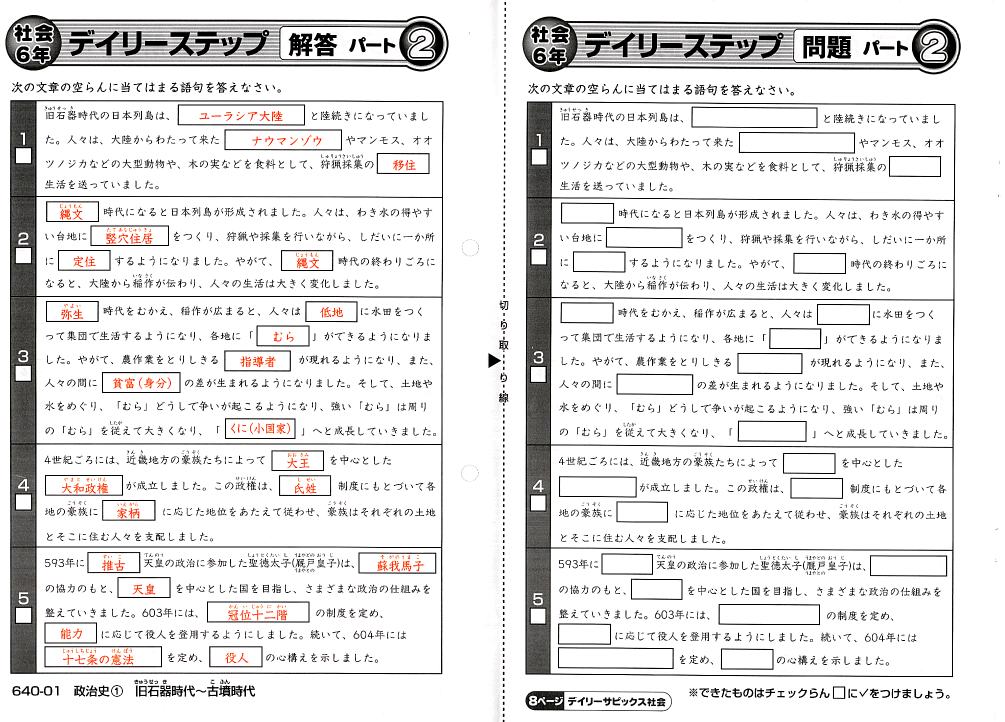
#> input picture data/shakai-01/pages/page10.png, 2010 x 1443 px (shown at 1/2 size)
$ python -i process_pages.py   (imports and definitions only)
#> lines starting #> are read from the running program, lines starting #| are printed output that depends on the picture
#> further down, picture is the input picture: PIL image 2010x1443 RGB; mean R, G, B 228.4, 227.3, 226.9
"""
PDF問題集のオレンジ文字を検出し、マスク画像と座標データを生成するスクリプト。

マルチクイズ対応:
- data/{quiz_id}/pages/ に画像とregions.jsonを出力
- split/data/{quiz_id}/pages/ に左右分割版を出力
- quizzes.json（トップレベル）にクイズ一覧を更新

使い方:
  python3 process_pages.py --pdf ~/Downloads/XXX.pdf --quiz-id 630-02 --title "630-02 植物の働き①"
  python3 process_pages.py --pdf ~/Downloads/XXX.pdf --quiz-id 630-02 --title "630-02 植物の働き①" --skip-cover
"""

import argparse
import json
import os
import re
import numpy as np
from PIL import Image, ImageEnhance, ImageFilter
import fitz  # PyMuPDF

BASE_DIR = os.path.dirname(__file__)

# オレンジ検出パラメータ
BLOCK_SIZE = 5         # ピクセルをブロック単位でグループ化（小さい＝細かく分離）
DILATE_BLOCKS = 2      # 隣接ブロックをマージするための膨張量（同一単語内の文字をつなげる）
PADDING = 3            # 領域のパディング（ピクセル）
MIN_REGION_SIZE = 12   # これより小さい領域はノイズとしてスキップ
LINE_Y_TOLERANCE = 20  # この範囲内の領域は「同じ行」として左→右でソート


# [128 lines left out: functions detect_orange_mask, find_regions, dilate_mask, create_masked_image, not called in this run]


def enhance_image(img):
    """スキャン画像のコントラストとシャープネスを向上させて可読性を上げる"""
    img = ImageEnhance.Contrast(img).enhance(1.65)
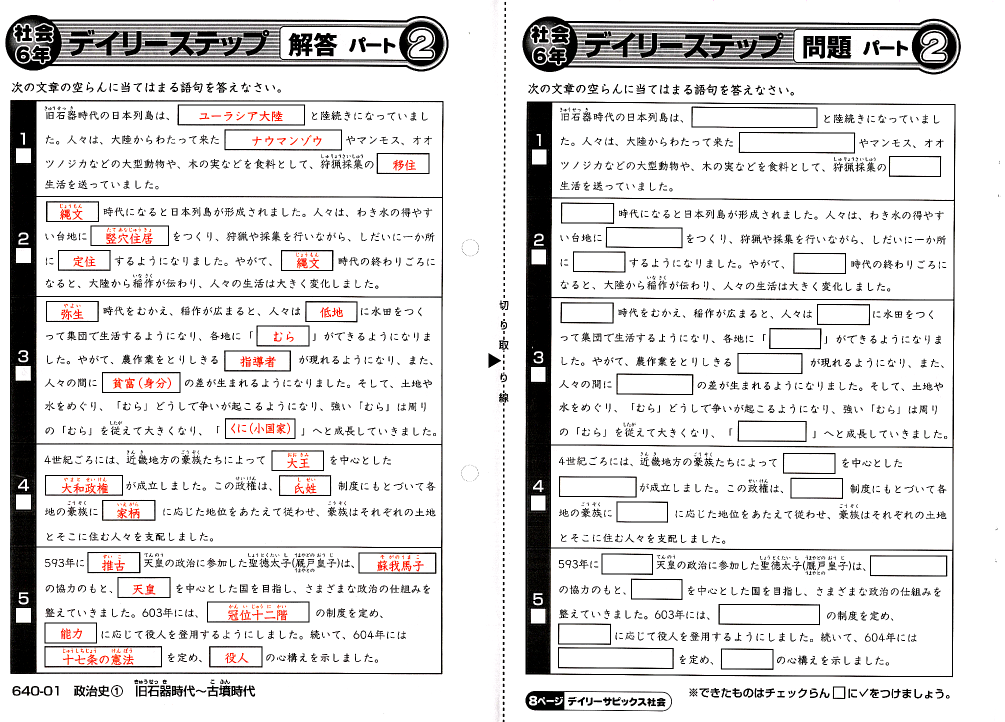
#> img: PIL image 2010x1443 RGB (shown at 1/2 size); mean R, G, B 223.4, 222.2, 222
    img = ImageEnhance.Sharpness(img).enhance(2.1)
    img = img.filter(ImageFilter.UnsharpMask(radius=1.5, percent=75, threshold=2))
    return img


# [107 lines left out: functions find_gray_labels, merge_regions_in_bubbles, auto_crop, not called in this run]


def auto_rotate(img):
    """スキャンPDFを日本語横書きとして読めるよう90°時計回りに回転"""
    return img.transpose(Image.ROTATE_270)


# [217 lines left out: functions extract_title_from_pdf, get_quiz_id_from_title, update_quizzes_json, process_pdf, generate_split_pages, not called in this run]


# [27 lines not run here, left out]

>>> from PIL import Image
>>> picture = Image.open('data/shakai-01/pages/page10.png')
>>> result = enhance_image(picture)

$ run again, on data/shakai-01/pages/page14.png
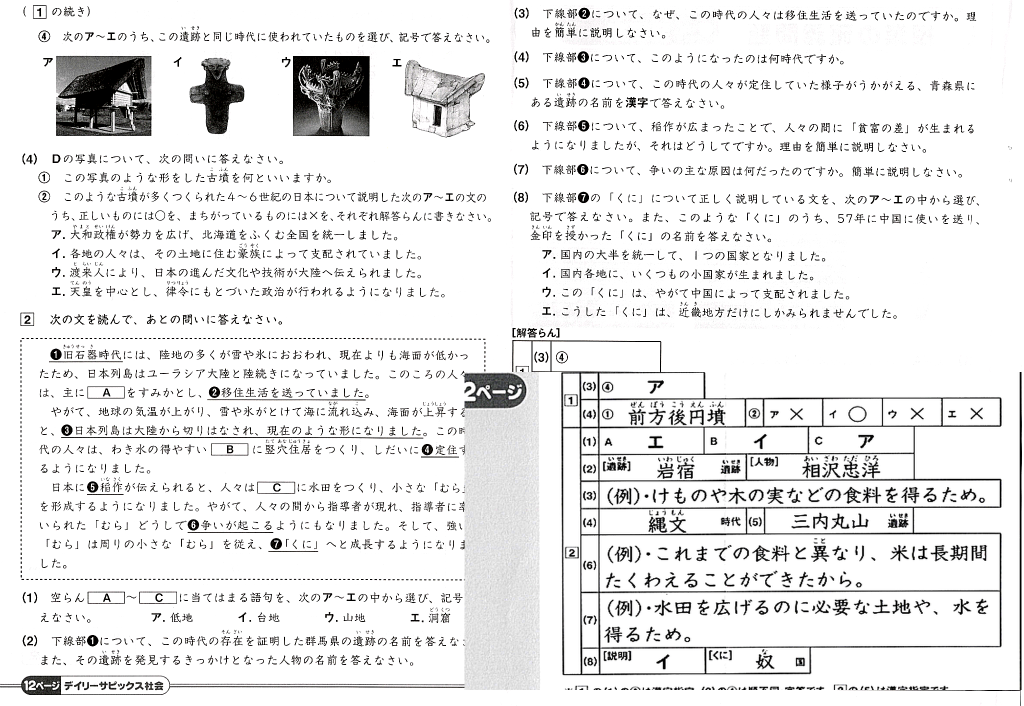
#> input picture data/shakai-01/pages/page14.png, 2047 x 1412 px (shown at 1/2 size)
#> picture is the input picture: PIL image 2047x1412 RGB; mean R, G, B 233.4, 233.3, 233.2
#> in enhance_image, `img = ImageEnhance.Contrast(img).enhance(1.65)`:
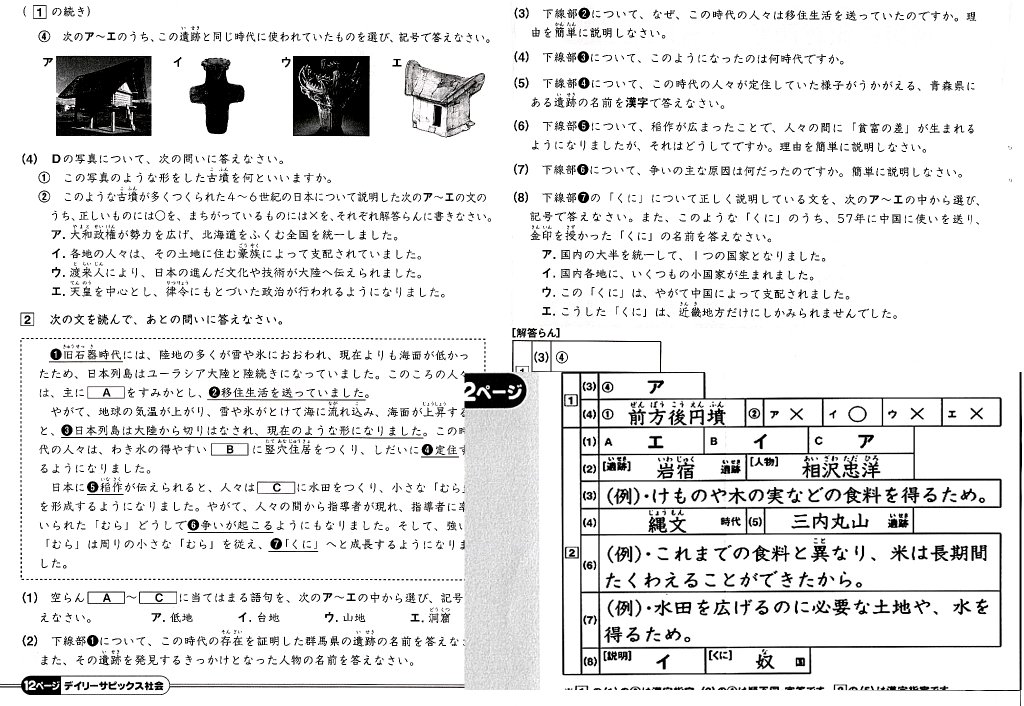
#> img: PIL image 2047x1412 RGB (shown at 1/2 size); mean R, G, B 229.6, 229.5, 229.5

$ run again, on data/shakai-01/pages/page15.png
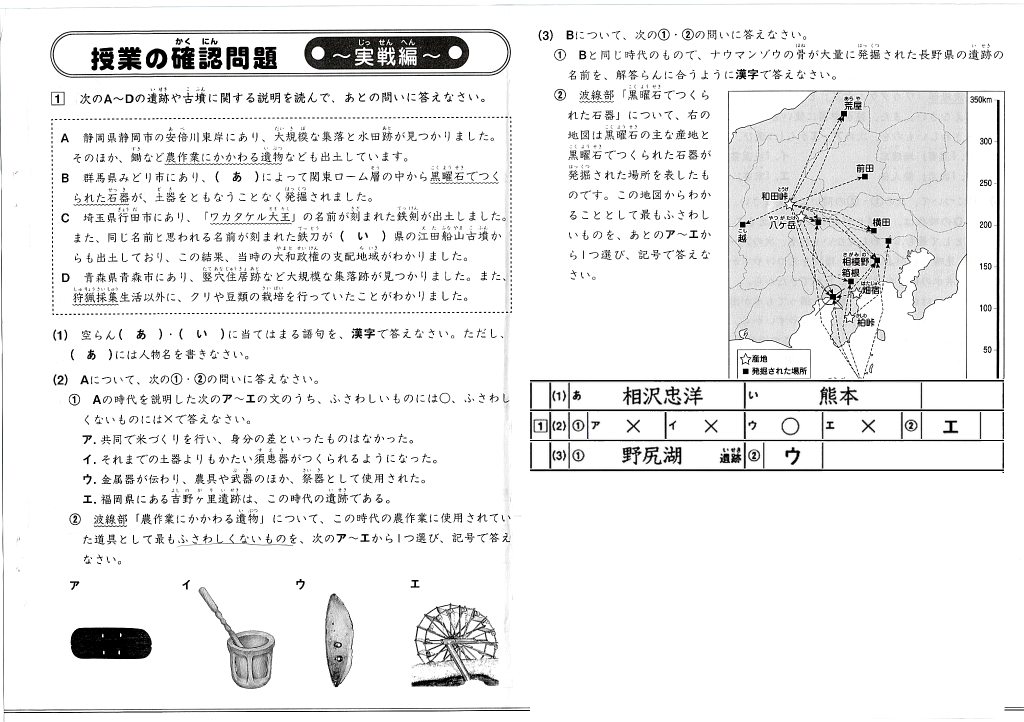
#> input picture data/shakai-01/pages/page15.png, 2048 x 1443 px (shown at 1/2 size)
#> picture is the input picture: PIL image 2048x1443 RGB; mean R, G, B 237.4, 237.4, 237.4
#> in enhance_image, `img = ImageEnhance.Contrast(img).enhance(1.65)`:
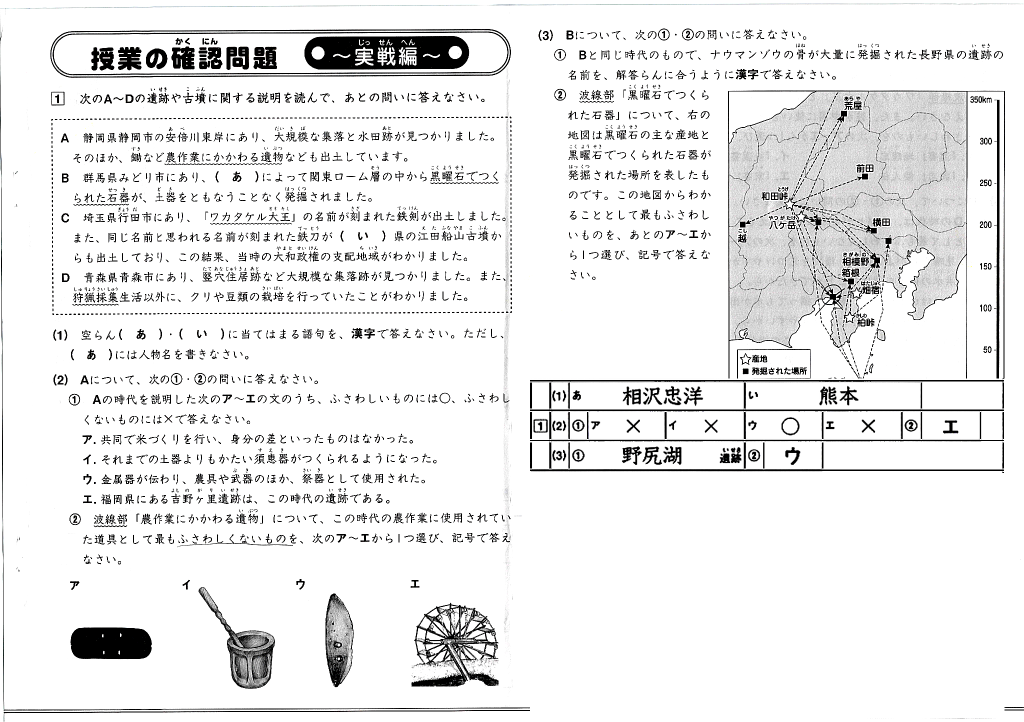
#> img: PIL image 2048x1443 RGB (shown at 1/2 size); mean R, G, B 234.5, 234.5, 234.5

$ run again, on data/shakai-01/pages/page16.png
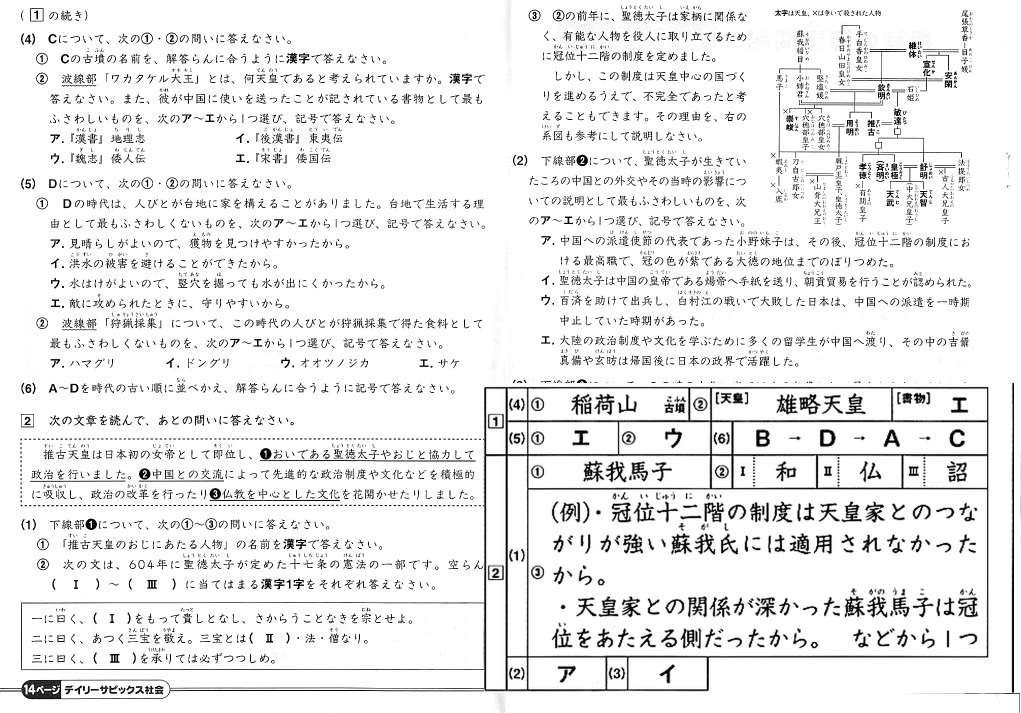
#> input picture data/shakai-01/pages/page16.png, 2042 x 1425 px (shown at 1/2 size)
#> picture is the input picture: PIL image 2042x1425 RGB; mean R, G, B 236.4, 236.2, 236.2
#> in enhance_image, `img = ImageEnhance.Contrast(img).enhance(1.65)`:
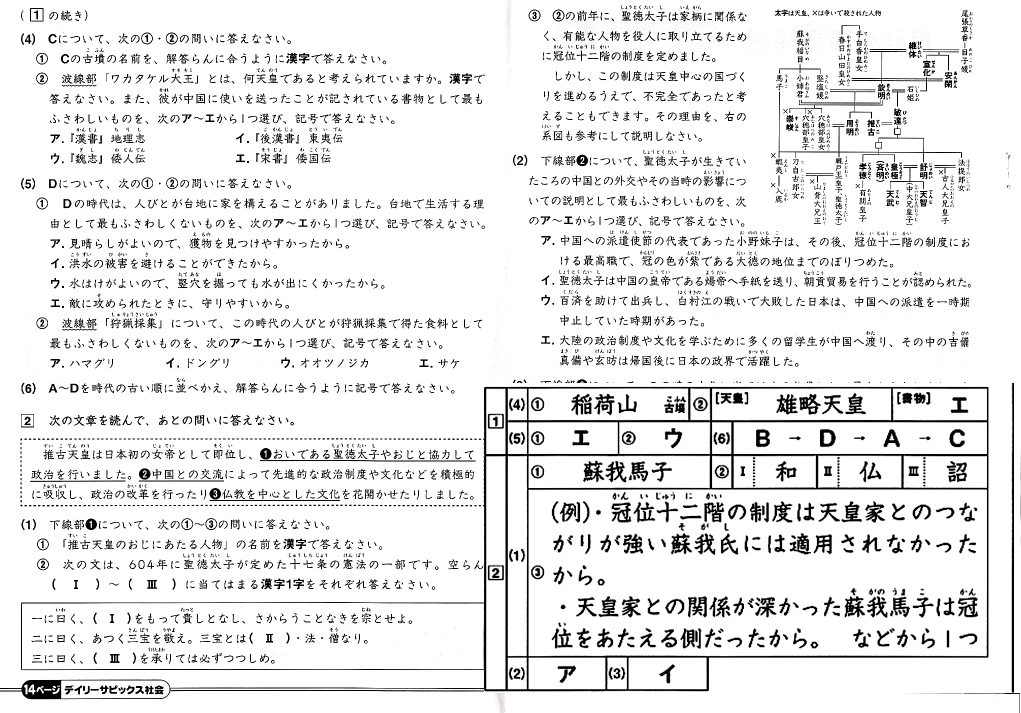
#> img: PIL image 2042x1425 RGB (shown at 1/2 size); mean R, G, B 233, 232.9, 232.9
